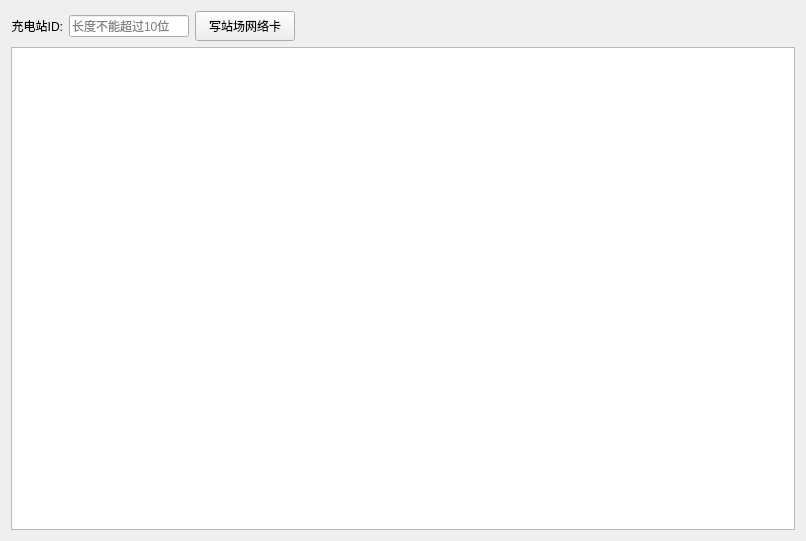
<?xml version="1.0" encoding="UTF-8"?>
<ui version="4.0">
 <class>StationNetworkWidget</class>
 <widget class="QWidget" name="StationNetworkWidget">
  <property name="geometry">
   <rect>
    <x>0</x>
    <y>0</y>
    <width>806</width>
    <height>541</height>
   </rect>
  </property>
  <property name="windowTitle">
   <string>Form</string>
  </property>
  <layout class="QVBoxLayout" name="verticalLayout">
   <item>
    <layout class="QHBoxLayout" name="horizontalLayout">
     <item>
      <widget class="QLabel" name="label">
       <property name="text">
        <string>充电站ID:</string>
       </property>
       <property name="alignment">
        <set>Qt::AlignRight|Qt::AlignTrailing|Qt::AlignVCenter</set>
       </property>
      </widget>
     </item>
     <item>
      <widget class="QLineEdit" name="lineEditStationID">
       <property name="maximumSize">
        <size>
         <width>120</width>
         <height>16777215</height>
        </size>
       </property>
       <property name="maxLength">
        <number>10</number>
       </property>
       <property name="placeholderText">
        <string>长度不能超过10位</string>
       </property>
      </widget>
     </item>
     <item>
      <widget class="QPushButton" name="stNetworkButton">
       <property name="minimumSize">
        <size>
         <width>100</width>
         <height>30</height>
        </size>
       </property>
       <property name="text">
        <string>写站场网络卡</string>
       </property>
      </widget>
     </item>
     <item>
      <spacer name="horizontalSpacer">
       <property name="orientation">
        <enum>Qt::Horizontal</enum>
       </property>
       <property name="sizeHint" stdset="0">
        <size>
         <width>40</width>
         <height>20</height>
        </size>
       </property>
      </spacer>
     </item>
    </layout>
   </item>
   <item>
    <widget class="QTableView" name="stNetworkTableView"/>
   </item>
  </layout>
 </widget>
 <resources/>
 <connections/>
</ui>
